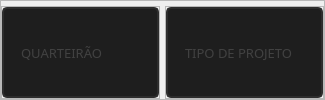
              <widget class="QFrame" name="frame_30">
               <property name="frameShape">
                <enum>QFrame::StyledPanel</enum>
               </property>
               <property name="frameShadow">
                <enum>QFrame::Raised</enum>
               </property>
               <layout class="QHBoxLayout" name="horizontalLayout_22">
                <property name="spacing">
                 <number>5</number>
                </property>
                <property name="leftMargin">
                 <number>0</number>
                </property>
                <property name="topMargin">
                 <number>5</number>
                </property>
                <property name="rightMargin">
                 <number>0</number>
                </property>
                <property name="bottomMargin">
                 <number>0</number>
                </property>
                <item>
                 <widget class="QFrame" name="frame_44">
                  <property name="frameShape">
                   <enum>QFrame::StyledPanel</enum>
                  </property>
                  <property name="frameShadow">
                   <enum>QFrame::Raised</enum>
                  </property>
                  <layout class="QHBoxLayout" name="horizontalLayout_39">
                   <property name="spacing">
                    <number>0</number>
                   </property>
                   <property name="leftMargin">
                    <number>0</number>
                   </property>
                   <property name="topMargin">
                    <number>0</number>
                   </property>
                   <property name="rightMargin">
                    <number>0</number>
                   </property>
                   <property name="bottomMargin">
                    <number>0</number>
                   </property>
                   <item>
                    <widget class="QLineEdit" name="txt_obraquarteirao">
                     <property name="sizePolicy">
                      <sizepolicy hsizetype="Expanding" vsizetype="Expanding">
                       <horstretch>0</horstretch>
                       <verstretch>0</verstretch>
                      </sizepolicy>
                     </property>
                     <property name="font">
                      <font>
                       <family>Quicksand</family>
                       <pointsize>10</pointsize>
                      </font>
                     </property>
                     <property name="styleSheet">
                      <string notr="true">QLineEdit{
	border: 2px solid rgb(45, 45, 45);
	border-radius: 5px;
	padding: 15px;
	background-color: rgb(30, 30, 30);
	color: rgb(100, 100, 100);
}
QLineEdit:hover{
	border: 2px solid rgb(55, 55, 55);
}
QLineEdit:focus{
	border: 2px solid rgb(255, 207, 0);
	color: rgb(200, 200, 200);
}</string>
                     </property>
                     <property name="maxLength">
                      <number>32</number>
                     </property>
                     <property name="placeholderText">
                      <string>QUARTEIRÃO</string>
                     </property>
                    </widget>
                   </item>
                  </layout>
                 </widget>
                </item>
                <item>
                 <widget class="QFrame" name="frame_45">
                  <property name="frameShape">
                   <enum>QFrame::StyledPanel</enum>
                  </property>
                  <property name="frameShadow">
                   <enum>QFrame::Raised</enum>
                  </property>
                  <layout class="QHBoxLayout" name="horizontalLayout_40">
                   <property name="spacing">
                    <number>0</number>
                   </property>
                   <property name="leftMargin">
                    <number>0</number>
                   </property>
                   <property name="topMargin">
                    <number>0</number>
                   </property>
                   <property name="rightMargin">
                    <number>0</number>
                   </property>
                   <property name="bottomMargin">
                    <number>0</number>
                   </property>
                   <item>
                    <widget class="QLineEdit" name="txt_obratipo">
                     <property name="sizePolicy">
                      <sizepolicy hsizetype="Expanding" vsizetype="Expanding">
                       <horstretch>0</horstretch>
                       <verstretch>0</verstretch>
                      </sizepolicy>
                     </property>
                     <property name="font">
                      <font>
                       <family>Quicksand</family>
                       <pointsize>10</pointsize>
                      </font>
                     </property>
                     <property name="styleSheet">
                      <string notr="true">QLineEdit{
	border: 2px solid rgb(45, 45, 45);
	border-radius: 5px;
	padding: 15px;
	background-color: rgb(30, 30, 30);
	color: rgb(100, 100, 100);
}
QLineEdit:hover{
	border: 2px solid rgb(55, 55, 55);
}
QLineEdit:focus{
	border: 2px solid rgb(255, 207, 0);
	color: rgb(200, 200, 200);
}</string>
                     </property>
                     <property name="maxLength">
                      <number>32</number>
                     </property>
                     <property name="placeholderText">
                      <string>TIPO DE PROJETO</string>
                     </property>
                    </widget>
                   </item>
                  </layout>
                 </widget>
                </item>
               </layout>
              </widget>
